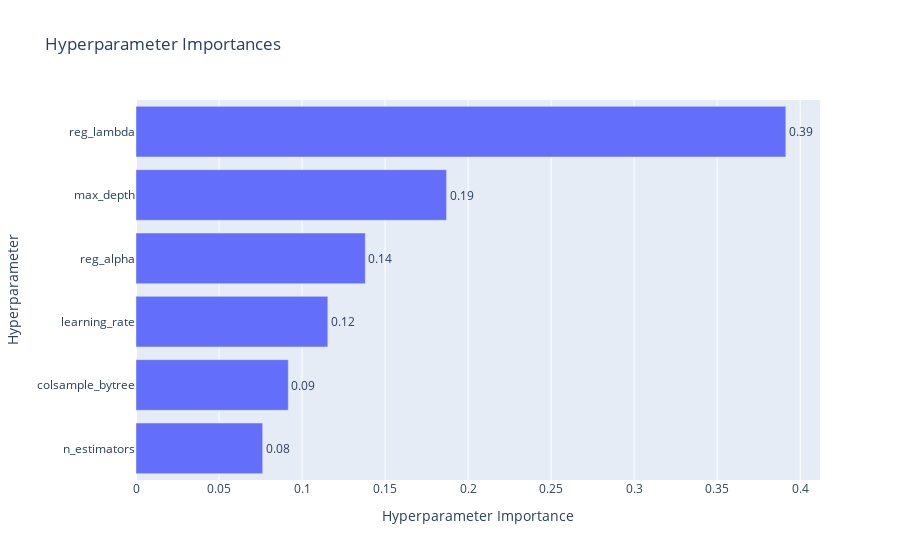

This figure's notebook cell:
### Code cell
vis.plot_param_importances(study).show()

### Figure 1 — Plotly figure (JSON) as saved in the notebook; plotly's stock layout.template omitted (floating-point values rounded to 4 significant figures)
{"data": [{"cliponaxis": false, "hovertemplate": ["n_estimators (IntDistribution): 0.07629212122965547<extra></extra>", "colsample_bytree (FloatDistribution): 0.09171230594654242<extra></extra>", "learning_rate (FloatDistribution): 0.1155192430206047<extra></extra>", "reg_alpha (FloatDistribution): 0.13809145747787005<extra></extra>", "max_depth (IntDistribution): 0.1870441369076305<extra></extra>", "reg_lambda (FloatDistribution): 0.39134073541769676<extra></extra>"], "name": "Objective Value", "orientation": "h", "text": ["0.08", "0.09", "0.12", "0.14", "0.19", "0.39"], "textposition": "outside", "type": "bar", "x": [0.07629, 0.09171, 0.1155, 0.1381, 0.187, 0.3913], "y": ["n_estimators", "colsample_bytree", "learning_rate", "reg_alpha", "max_depth", "reg_lambda"]}], "layout": {"title": {"text": "Hyperparameter Importances"}, "xaxis": {"title": {"text": "Hyperparameter Importance"}}, "yaxis": {"title": {"text": "Hyperparameter"}}}}
